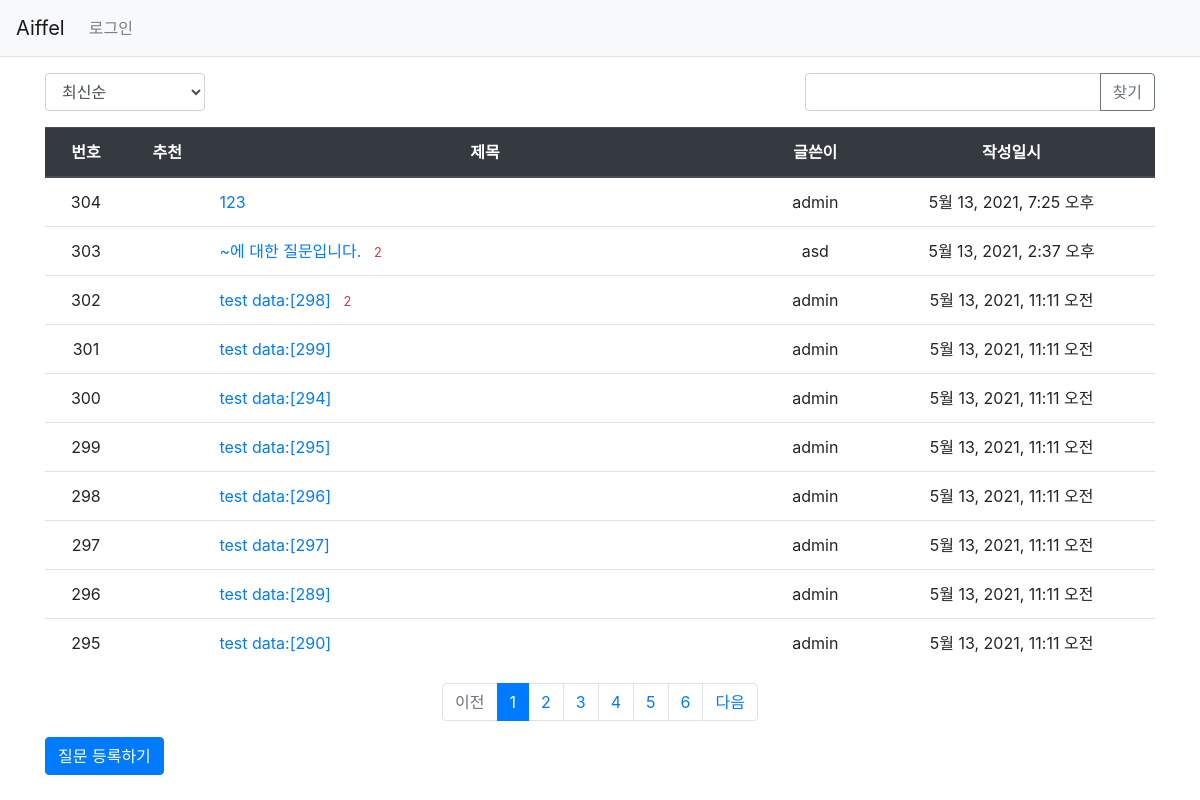
Page /pybo/ on the earlier database version.
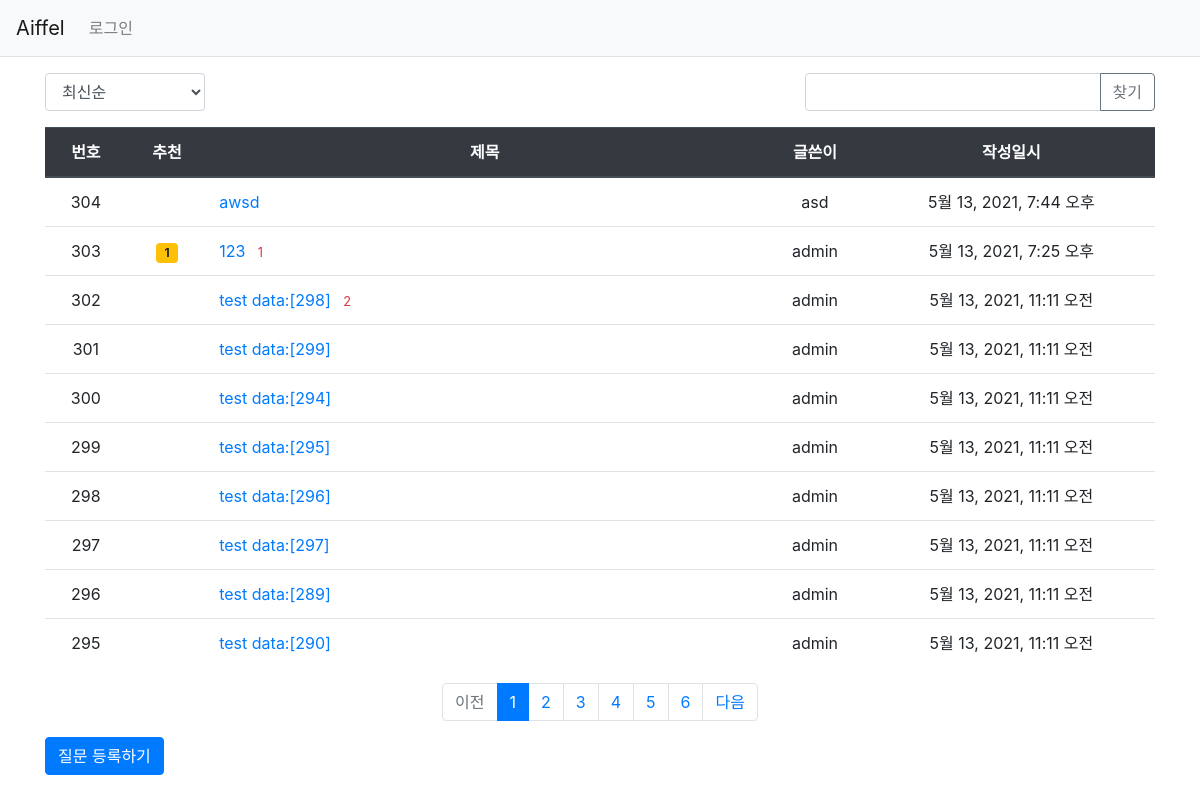
Same page on the later database version.
### pybo/models.py (models this page shows, shortened)
class Question(models.Model):
    author = models.ForeignKey(User, on_delete=models.CASCADE, related_name='author_question')
    subject = models.CharField(max_length=200)
    content = models.TextField()
    create_date = models.DateTimeField()
    modify_date = models.DateTimeField(null=True, blank=True)
    voter = models.ManyToManyField(User, related_name='voter_question')

### pybo/views/base_views.py (the view, shortened to what this page needs)
# urls.py: path('', base_views.index, name='index'),  # '/' 에 해당되는 path
def index(request):
    page = request.GET.get('page', '1')  # 페이지
    kw = request.GET.get('kw', '')  # 검색어
    so = request.GET.get('so', 'recent')  # 정렬기준
    if so == 'recommend':
        question_list = Question.objects.annotate(num_voter=Count('voter')).order_by('-num_voter', '-create_date')
    elif so == 'popular':
        question_list = Question.objects.annotate(num_answer=Count('answer')).order_by('-num_answer', '-create_date')
    else:  # recent
        question_list = Question.objects.order_by('-create_date')
    paginator = Paginator(question_list, 10)  # 페이지당 10개씩 보여주기
    page_obj = paginator.get_page(page)
    context = {'question_list': page_obj, 'page': page, 'kw': kw, 'so': so}  # <------ so 추가
    return render(request, 'pybo/question_list.html', context)

### pybo/templatetags/pybo_filter.py (called while the page is built)
@register.filter
def sub(value, arg):
    return value - arg

### templates/pybo/question_list.html (shortened to what this page needs)
{% extends 'base.html' %}
{% load pybo_filter %}
{% block content %}
<div class="container my-3">
    <div class="row justify-content-between my-3">
        <div class="col-2">
            <select class="form-control so">
                <option value="recent" {% if so == 'recent' %}selected{% endif %}>최신순</option>
            </select>
        </div>
        <div class="col-4 input-group">
            <input type="text" class="form-control kw" value="{{ kw|default_if_none:'' }}">
            <div class="input-group-append">
                <button class="btn btn-outline-secondary" type="button" id="btn_search">찾기</button>
            </div>
        </div>
    </div>
    <table class="table">
        <thead>
        <tr class="text-center thead-dark">
            <th>번호</th>
            <th>추천</th>
            <th style="width:50%">제목</th>
            <th>글쓴이</th>
            <th>작성일시</th>
        </tr>
        </thead>
        <tbody>
        {% if question_list %}
        {% for question in question_list %}
        <tr class="text-center">
            <td>
                {{ question_list.paginator.count|sub:question_list.start_index|sub:forloop.counter0|add:1 }}
            </td>
            <td>
                {% if question.voter.all.count > 0 %}
                <span class="badge badge-warning px-2 py-1">{{ question.voter.all.count }}</span>
                {% endif %}
            </td>
            <td class="text-left">
                <a href="{% url 'pybo:detail' question.id %}">{{ question.subject }}</a>
                {% if question.answer_set.count > 0 %}
                <span class="text-danger small ml-2">{{ question.answer_set.count }}</span>
                {% endif %}
            </td>
            <td>{{ question.author.username }}</td>
            <td>{{ question.create_date }}</td>
        </tr>
        {% endfor %}
        {% else %}
        <tr>
            <td colspan="3">질문이 없습니다.</td>
        </tr>
        {% endif %}
        </tbody>
    </table>
    <ul class="pagination justify-content-center">
        {% if question_list.has_previous %}
        <li class="page-item">
            <a class="page-link" data-page="{{ question_list.previous_page_number }}" href="#">이전</a>
        </li>
        {% else %}
        <li class="page-item disabled">
            <a class="page-link" tabindex="-1" aria-disabled="true" href="#">이전</a>
        </li>
        {% endif %}
        {% for page_number in question_list.paginator.page_range %}
        {% if page_number >= question_list.number|add:-5 and page_number <= question_list.number|add:5 %}
            {% if page_number == question_list.number %}
            <li class="page-item active" aria-current="page">
                <a class="page-link" data-page="{{ page_number }}" href="#">{{ page_number }}</a>
            </li>
            {% else %}
            <li class="page-item">
                <a class="page-link" data-page="{{ page_number }}" href="#">{{ page_number }}</a>
            </li>
            {% endif %}
        {% endif %}
        {% endfor %}
        {% if question_list.has_next %}
        <li class="page-item">
            <a class="page-link" data-page="{{ question_list.next_page_number }}" href="#">다음</a>
        </li>
        {% else %}
        <li class="page-item disabled">
            <a class="page-link" tabindex="-1" aria-disabled="true" href="#">다음</a>
        </li>
        {% endif %}
    </ul>
    <a href="{% url 'pybo:question_create' %}" class="btn btn-primary">질문 등록하기</a>
</div>
{% endblock %}

### templates/base.html (shortened to what this page needs)
{% load static %}
<!doctype html>
<html lang="ko">
<head>
    <link rel="stylesheet" type="text/css" href="{% static 'bootstrap.min.css' %}">
    <link rel="stylesheet" type="text/css" href="{% static 'style.css' %}">
</head>
<body>
{% include "navbar.html" %}
{% block content %}
{% endblock %}
</body>
</html>

### templates/navbar.html (shortened to what this page needs)
<nav class="navbar navbar-expand-lg navbar-light bg-light border-bottom">
    <a class="navbar-brand" href="{% url 'pybo:index' %}">Aiffel</a>
    <div class="collapse navbar-collapse flex-grow-0" id="navbarNav">
        <ul class="navbar-nav">
            <li class="nav-item ">
                {% if user.is_authenticated %}
                <a class="nav-link" href="{% url 'common:logout' %}">{{ user.username }} (로그아웃)</a>
                {% else %}
                <a class="nav-link" href="{% url 'common:login' %}">로그인</a>
                {% endif %}
            </li>
        </ul>
    </div>
</nav>

Differences in the rows shown:
removed Question: paginator.count|sub "303", subject "~에 대한 질문입니다.", answer_set.count "2", author.username "asd", create_date "5월 13, 2021, 2:37 오후"
added Question: paginator.count|sub "304", subject "awsd", author.username "asd", create_date "5월 13, 2021, 7:44 오후"
shown differently, row unchanged: Question "5월 13, 2021, 7:25 오후": paginator.count|sub "304" → "303"; voter.all.count (not shown) → "1"; answer_set.count (not shown) → "1"
